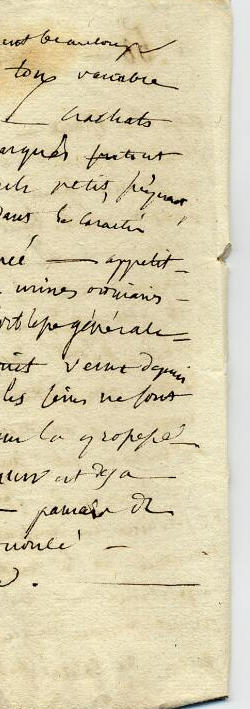
#> input picture doc1.jpg, 250 x 709 px
$ python traitement.py
#> lines starting #> are read from the running program, lines starting #| are printed output that depends on the picture; after the words box and inside, x2 and y2 are one past the last pixel; in counts of white or black regions, pixels touching at a corner belong together
import numpy as np
import matplotlib.image as mpim
import statistics
from matplotlib import pyplot as plt
import random
import cv2 as cv


def bords(img):
    #https://fr.wikipedia.org/wiki/Filtre_de_Sobel#:~:text=En%20traitement%20d'image%20%2C%20le,contours%20sont%20mis%20en%20exergue.
    #https://stackoverflow.com/questions/51167768/sobel-edge-detection-using-opencv

    grad_x = cv.Sobel(img, cv.CV_64F, 1, 0)
    grad_y = cv.Sobel(img, cv.CV_64F, 0, 1)
    grad = np.sqrt(grad_x ** 2 + grad_y ** 2)
    ims = cv.resize(grad, (640, 360))
    cv.imshow('Edges', ims)
    cv.waitKey(0)

def k_means(img, k):

    centroids = tuple((random.randrange(0,255), random.randrange(0,255)))

    x = 0
    while x < k:

        classe1_masque = abs(centroids[0] - img) < abs(centroids[1] - img)
        classe2_masque = abs(centroids[0] - img) >= abs(centroids[1] - img)

        classe1 = img[classe1_masque]
        classe2 = img[classe2_masque]

        if classe1.size > 0 and classe2.size > 0:
            nouv_centroid1 = statistics.mean(classe1)
            nouv_centroid2 = statistics.mean(classe2)

            if centroids[0] == nouv_centroid1 and centroids[1] == nouv_centroid2:
                break
            else:
                centroids = (nouv_centroid1, nouv_centroid2)

        x += 1

    return centroids

def seuillage(img, centroids):
    # Conversion de l'image en float pour éviter les problèmes d'overflow
    img_float = img.astype(np.float32)

    # Utilisation d'une approche vectorisée pour le seuillage
    diff0 = np.abs(img_float - centroids[0])
    diff1 = np.abs(img_float - centroids[1])

    # Création d'une image binaire : 1 si la différence par rapport au premier centroid est supérieure, sinon 0
    img2 = np.where(diff0 > diff1, 1, 0)

    return img2


def binarisation(img):
    # Si l'image est en couleur, on la convertit en niveaux de gris
    if len(img.shape) == 3:
        img = cv.cvtColor(img, cv.COLOR_BGR2GRAY)

    # Optionnel : appliquer un flou gaussien pour réduire le bruit
    blurred = cv.GaussianBlur(img, (5, 5), 0)

    # Utilisation de la fonction k_means pour obtenir deux centroids.
    # Le paramètre 10 ici correspond au nombre maximum d'itérations pour la convergence.
    centroids = k_means(blurred, 10)

    # Binarisation de l'image en utilisant la fonction seuillage basée sur les centroids
    bin_img = seuillage(blurred, centroids)

    return bin_img


def histogramme_projection(img_binaire):
    """
    Calcule l'histogramme de projection sur l'axe vertical
    en sommant les valeurs de pixels sur chaque ligne.
    """
    return np.sum(img_binaire, axis=1)

# Liste des images à traiter
liste_images = ['doc1.jpg', 'doc2.jpg', 'doc3.jpg', 'doc4.jpg']

for image_name in liste_images:
    # Chargement de l'image
    img = cv.imread(image_name)
#> img is the input picture: shape (709, 250, 3); mean B, G, R 175.6, 207.5, 218.1
    if img is None:
        print(f"Erreur lors du chargement de {image_name}")
        continue

    # Applique la binarisation à l'image
    bin_img = binarisation(img)  # Votre fonction binarisation doit être définie
#> in binarisation, `img = cv.cvtColor(img, cv.COLOR_BGR2GRAY)`:
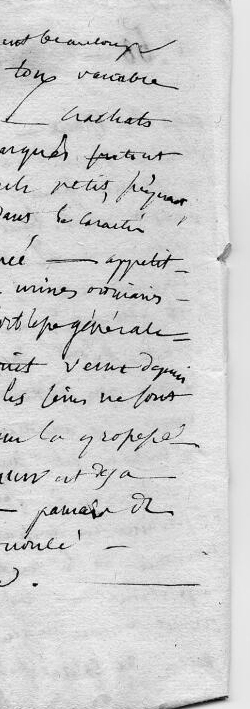
#> img: shape (709, 250); min 2, max 250, mean 207
#> in binarisation, `blurred = cv.GaussianBlur(img, (5, 5), 0)`:
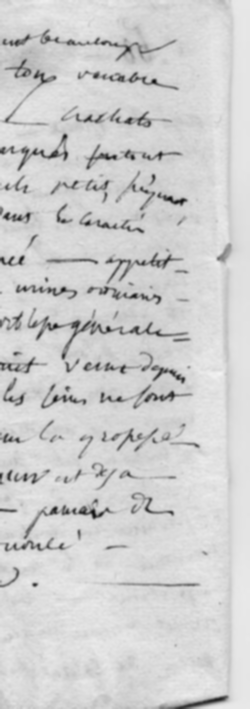
#> blurred: shape (709, 250); min 16, max 243, mean 207
#> the loop in k_means, `while x < k: ` made 10 passes
#> (nouv_centroid1, nouv_centroid2) on passes 1 to 5: (199, 217), (203, 211), (206, 208), (206, 207), (207, 207)
#> pass 1, in k_means, `classe1_masque = abs(centroids[0] - img) < abs(centroids[1] - img)`:
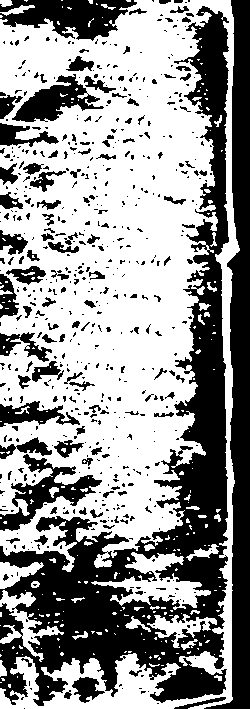
#> classe1_masque: shape (709, 250) bool; 58.6% white; 610 black regions (488 under 20 px), largest, box (x1, y1, x2, y2) and area: (0, 6, 229, 706) 39511, (204, 0, 250, 709) 12622, (0, 0, 137, 41) 3322
#> pass 2, in k_means, `classe1_masque = abs(centroids[0] - img) < abs(centroids[1] - img)`:
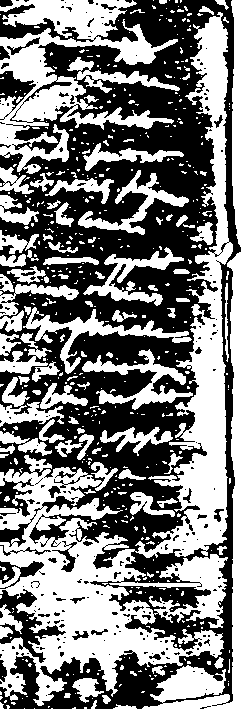
#> classe1_masque: shape (709, 250) bool; 50.6% white; 247 black regions (210 under 20 px), largest, box (x1, y1, x2, y2) and area: (0, 0, 241, 709) 81434, (0, 589, 66, 663) 1513, (0, 71, 36, 120) 682
#> after the loop in k_means, `while x < k:`: x = 10
#> in binarisation, `centroids = k_means(blurred, 10)`: centroids = (207, 207)
#> in seuillage, `diff0 = np.abs(img_float - centroids[0])`:
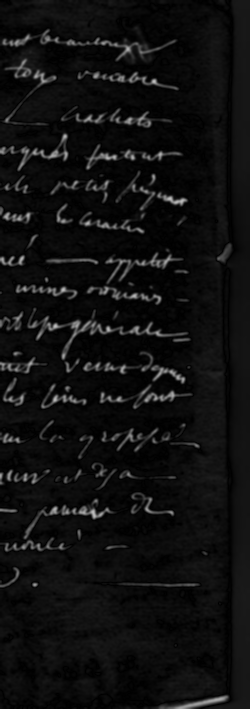
#> diff0: shape (709, 250) float32; min 0, max 191, mean 15.8
#> in seuillage, `img2 = np.where(diff0 > diff1, 1, 0)`: img2: shape (709, 250) int64; every value is 0

    # Calcul de l'histogramme de projection sur l'axe vertical
    hist = histogramme_projection(bin_img)
#> hist = 709 values from 0 to 0

    # Affichage avec matplotlib : utilisation de subplots pour afficher l'image et son histogramme
    fig, axs = plt.subplots(1, 2, figsize=(12, 6))

    # Affichage de l'image binarisée
    axs[0].imshow(bin_img, cmap='gray')
    axs[0].set_title(f'Binarisation de {image_name}')
    axs[0].axis('off')

    # Affichage de l'histogramme de projection
    axs[1].plot(hist)
    axs[1].set_title(f'Histogramme de projection pour {image_name}')
    axs[1].set_xlabel("Position verticale (ligne)")
    axs[1].set_ylabel("Nombre de pixels (texte)")
    axs[1].grid(True)

    plt.tight_layout()
    plt.show()
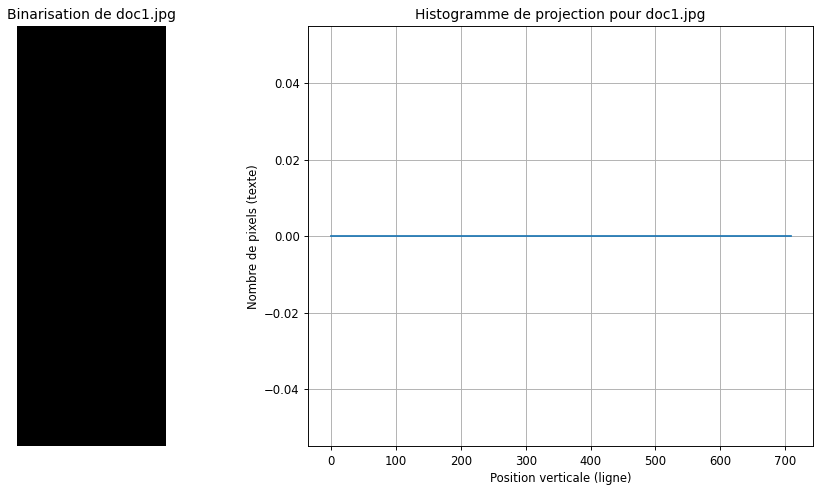
#> figure drawn by matplotlib, 2 panels
#> pass 2 of the loop `for image_name in liste_images:`:
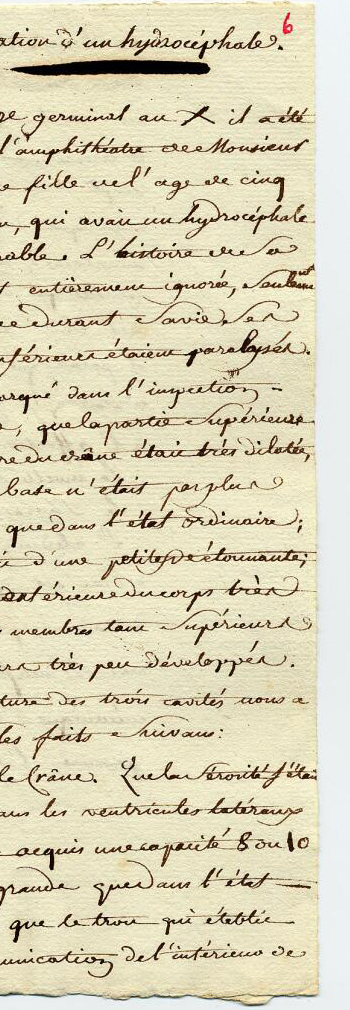
#> input picture doc2.jpg, 350 x 1010 px
#> img is the input picture: shape (1010, 350, 3); mean B, G, R 183.7, 211, 217.9
#> img: shape (1010, 350)
#> blurred: shape (1010, 350)
#> the loop in k_means (call 2), `while x < k: ` made 5 passes
#> (nouv_centroid1, nouv_centroid2) on passes 1 to 5: (198, 220), (209, 213), (209, 211), (209, 210), (209, 210)
#> pass 1, in k_means (call 2), `classe1_masque = abs(centroids[0] - img) < abs(centroids[1] - img)`:
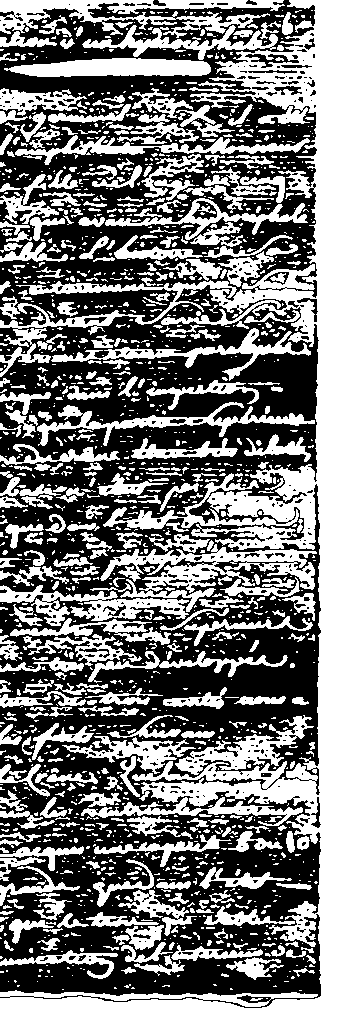
#> classe1_masque: shape (1010, 350) bool; 46.7% white; 1734 white regions (1281 under 20 px), largest, box (x1, y1, x2, y2) and area: (0, 0, 350, 1010) 59344, (100, 544, 317, 612) 4867, (0, 0, 285, 38) 4535
#> after the loop in k_means (call 2), `while x < k:`: x = 4
#> img_float: shape (1010, 350) float32
#> diff0: shape (1010, 350) float32
#> img2: shape (1010, 350) int64; values 0 (black) and 1 (white), 77.4% white; 241 black regions (122 under 20 px), largest, box (x1, y1, x2, y2) and area: (0, 328, 316, 465) 10434, (2, 24, 279, 83) 5634, (0, 276, 281, 329) 4372
#> hist = 1010 values, max 350 at index 0, min 31 at index 995, mean 270.8
#> `plt.show()`:
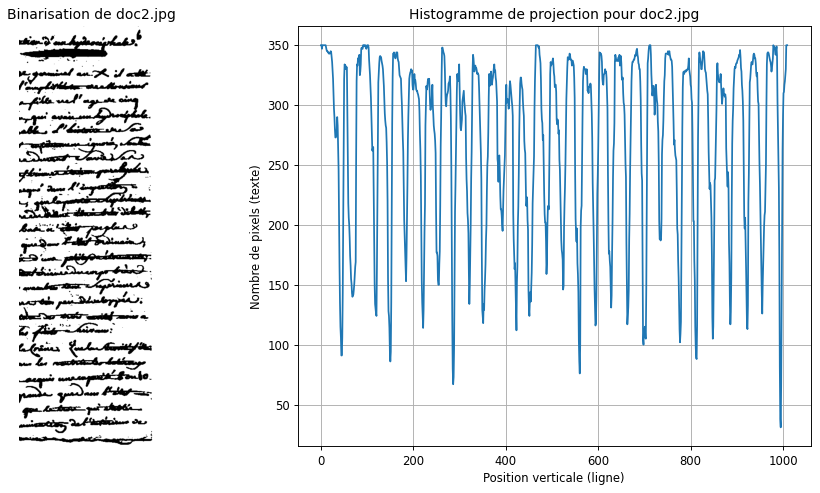
#> figure drawn by matplotlib, 2 panels; panel 2: curve peaks at x = 0, y = 350
#> pass 3 of the loop `for image_name in liste_images:`:
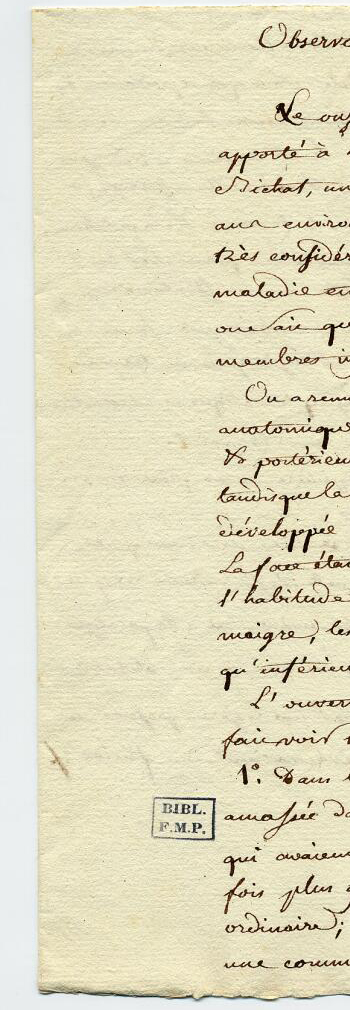
#> input picture doc3.jpg, 350 x 1010 px
#> img is the input picture: shape (1010, 350, 3); mean B, G, R 192.8, 220.4, 225.8
#> img: shape (1010, 350)
#> the loop in k_means (call 3), `while x < k: ` made 5 passes
#> (nouv_centroid1, nouv_centroid2) on passes 1 to 5: (81, 220), (226, 196), (221, 215), (219, 218), (219, 218)
#> pass 1, in k_means (call 3), `classe1_masque = abs(centroids[0] - img) < abs(centroids[1] - img)`:
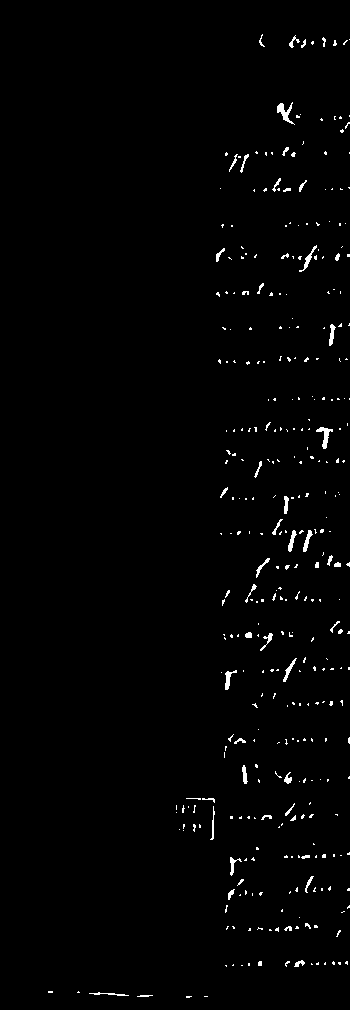
#> classe1_masque: shape (1010, 350) bool; 1.2% white in thin lines or dots, all inside (x1, y1, x2, y2) = (48, 34, 350, 998)
#> after the loop in k_means (call 3), `while x < k:`: x = 4
#> img2: shape (1010, 350) int64; values 0 (black) and 1 (white), 18.9% white; 1297 white regions (1074 under 20 px), largest, box (x1, y1, x2, y2) and area: (214, 380, 350, 605) 11766, (36, 944, 350, 1003) 6936, (199, 138, 350, 196) 3150
#> hist = 1010 values, max 311 at index 994, min 0 at index 0, mean 66.09
#> `plt.show()`:
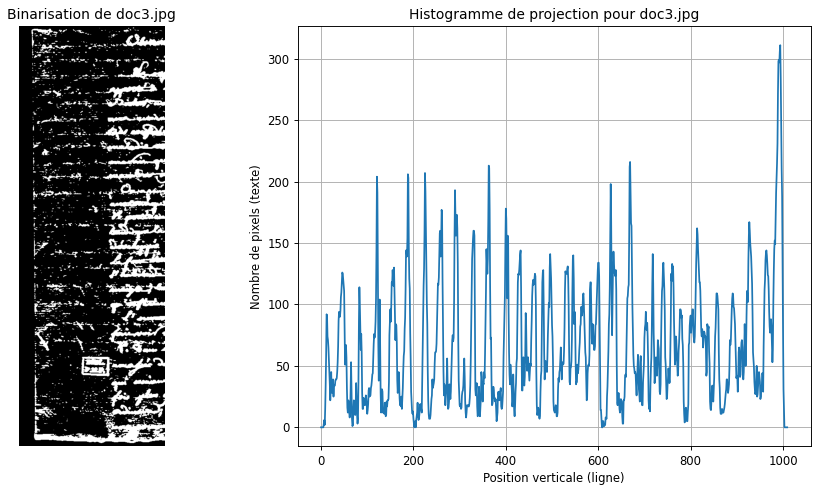
#> figure drawn by matplotlib, 2 panels; panel 2: curve peaks at x = 994, y = 311
#> the loop made 4 passes; the first 3 are shown
